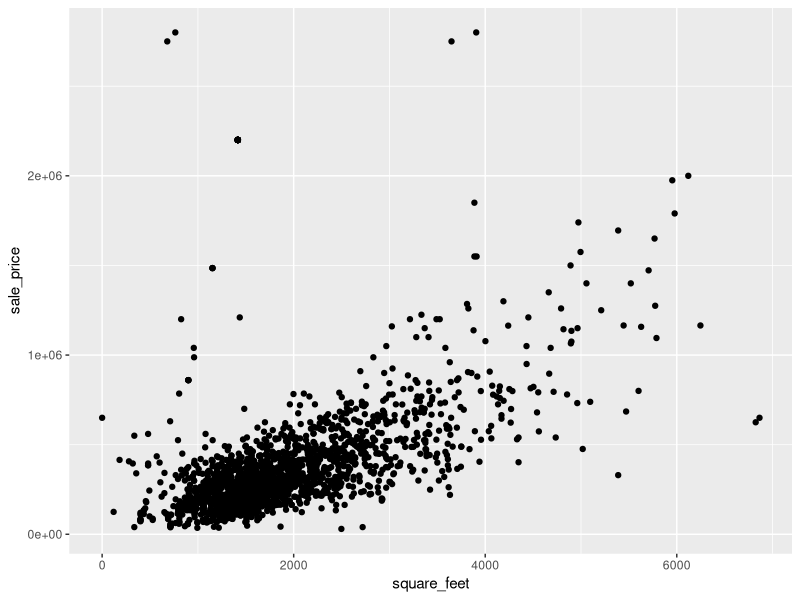
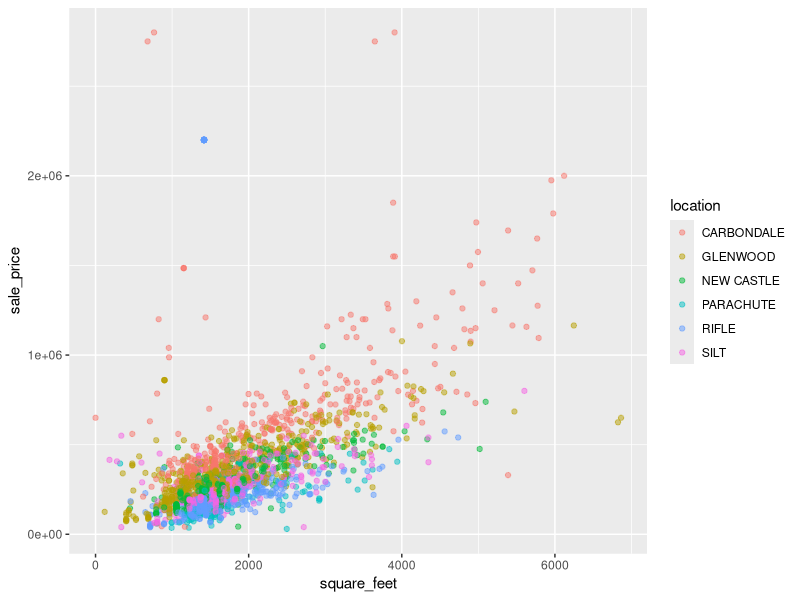
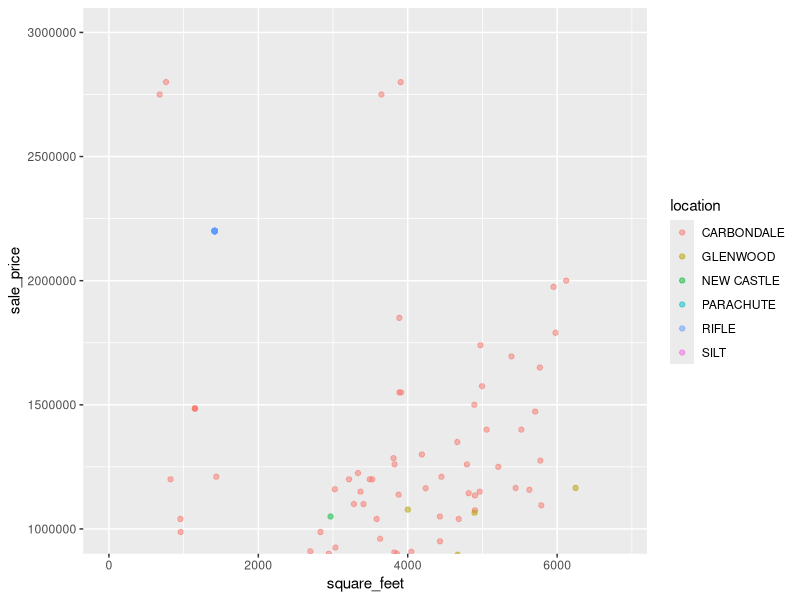
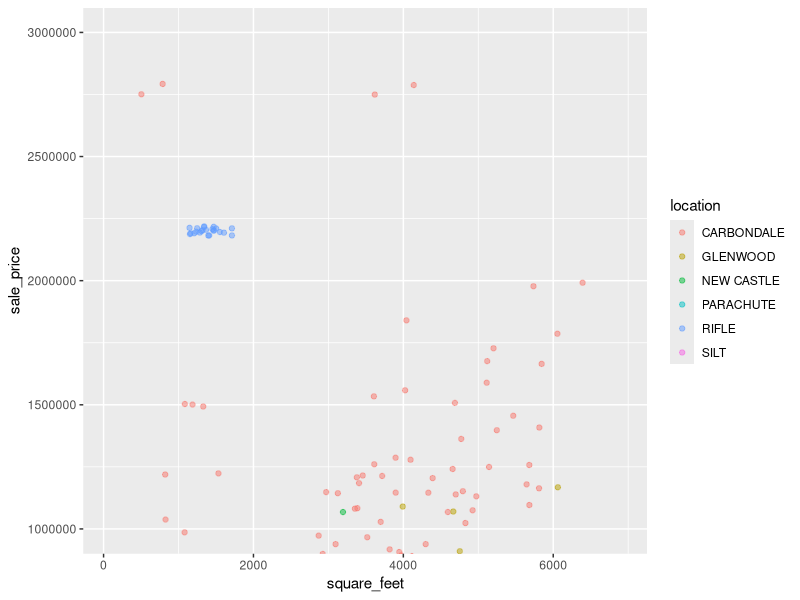
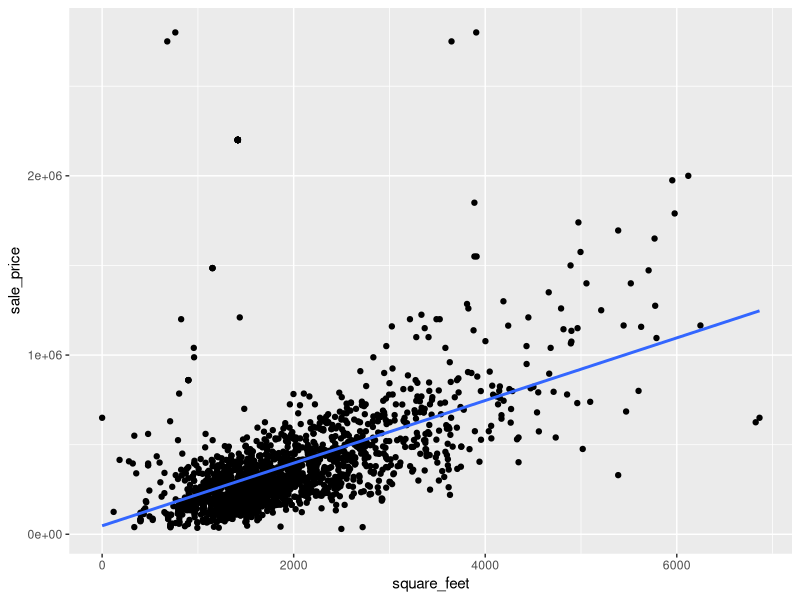
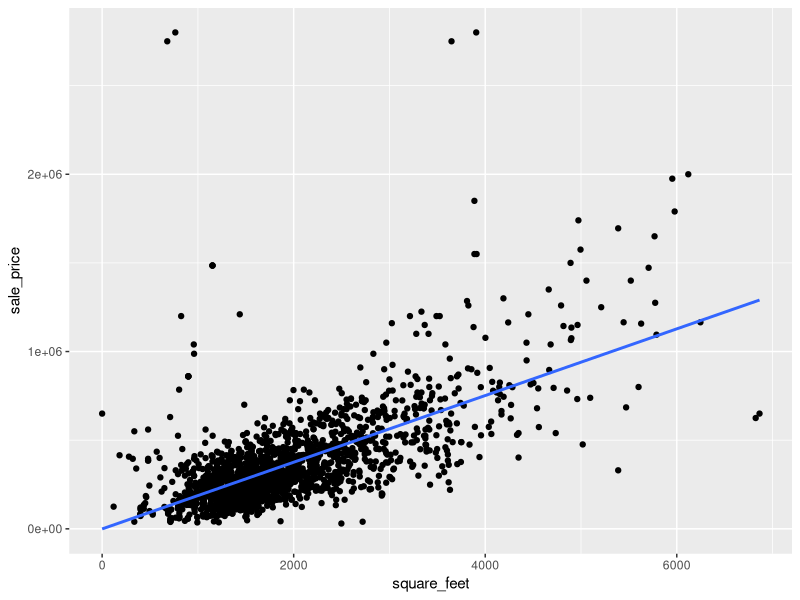
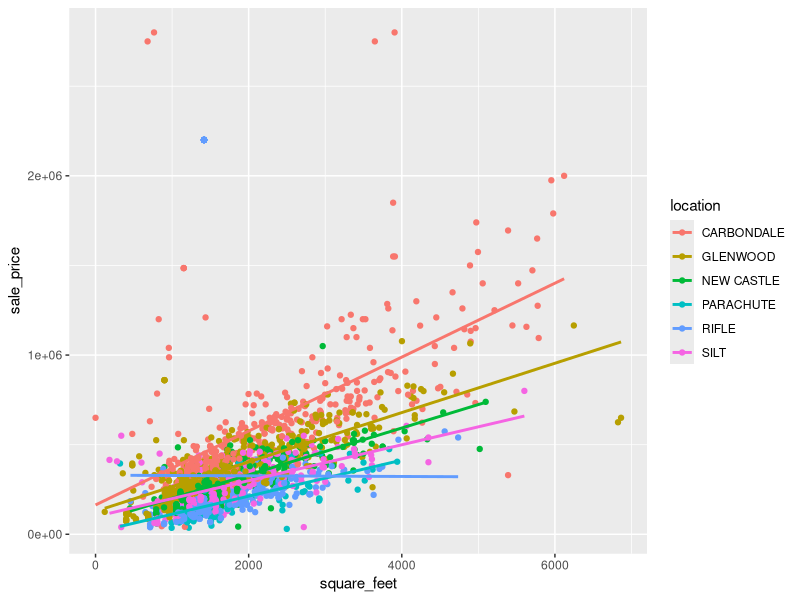
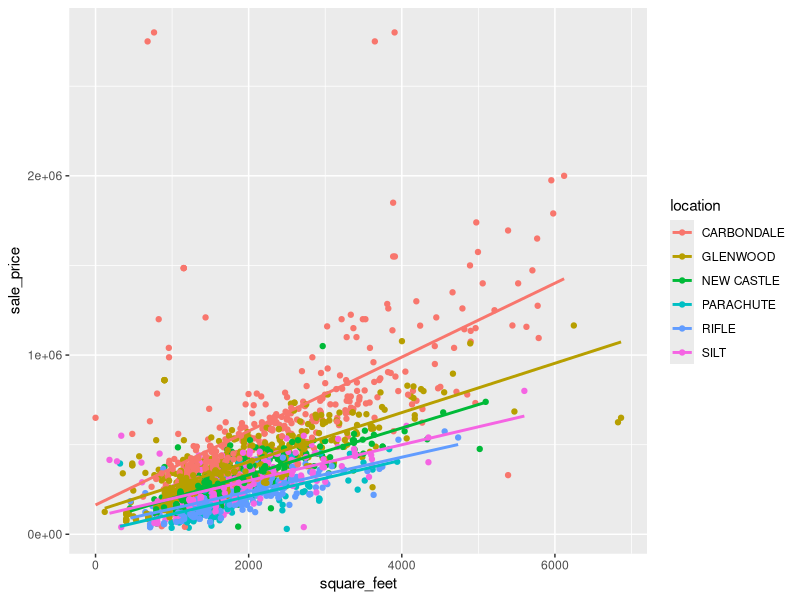

Here is the R script that generated these plots, in order:
## ---- chunk 1
knitr::opts_chunk$set(echo = TRUE, fig.width = 6, fig.height = 3.7)
## ---- chunk 2
# This chunk includes the data processing steps to wrangle and clean the data
library(tidyverse) # For reading-in, wrangling, visualizing the data, and for pipe operator
library(readxl) # Tidyverse package for reading in Excel files
library(magrittr) # For the '%<>%' pipe operator

# Read-in townhomes and condo sales data
townhomes <- read_xlsx("2017-comparable-sales-condos-townhomes.xlsx") 

# Read-in single family home sales data
single_family <- read_xlsx("2017-comparable-sales-single-family.xlsx") 

# Check column names and formats
glimpse(townhomes) 
glimpse(single_family)
# 'sale_price' column was coerced to numeric and special characters '$' and ',' removed

# Replace spaces in column names with underscores ('_') and make names lowercase
# the package 'magrittr' is used for the pipe operator, this is loaded with the 'tidyverse' library
colnames(townhomes) %<>% str_replace_all("\\s", "_") %<>% tolower() 
colnames(single_family) %<>% str_replace_all("\\s", "_") %<>% tolower()

# Rename column "actual_year_built" as "year_built" for consistency between datasets
townhomes <- townhomes %>% 
  rename(year_built = actual_year_built) 

# Add a "classifcation" column to the single_family dataset and set all values to "Single Family"
single_family <- single_family %>% 
  mutate(classification = "Single Family")

# bind_rows() throws an error b/c 'reception' column is numeric in townhomes dataset; convert to character
townhomes$reception <- as.character(townhomes$reception)

# Combine the datasets into one
home_sales <- bind_rows(single_family, townhomes)
glimpse(home_sales)
# No new columns were created during the 'bind_rows()' process, indicating all colums align
# Remove single_family and townhomes dataframes because they are no longer needed
rm(single_family, townhomes)

# unique(home_sales$classification) reveals a "Garage Only" type. Drop this.
home_sales <- home_sales %>% filter(classification != "Garage Only") 

# Rename the column "heated area" to "square_feet" for clarity, though technically not correct
home_sales <- home_sales %>% 
  rename(square_feet = heated_area)
## ---- chunk 3
glimpse(home_sales)
## ---- chunk 4
ggplot(data = home_sales, aes(x = square_feet, y = sale_price)) +
  geom_point()
## ---- chunk 5
ggplot(data = home_sales, aes(x = square_feet, y = sale_price, color = location)) +
  geom_point(alpha = 0.5)
## ---- chunk 6
ggplot(data = home_sales, aes(x = square_feet, y = sale_price, color = location)) +
  geom_point(alpha = 0.5) +
  coord_cartesian(ylim = c(1000000, 3000000))
## ---- chunk 7
ggplot(data = home_sales, aes(x = square_feet, y = sale_price, color = location)) +
  geom_jitter(alpha = 0.5, width = 300, height = 20000) +
  coord_cartesian(ylim = c(1000000, 3000000))
## ---- chunk 8
# High sale price observations
home_sales %>% arrange(desc(sale_price)) %>% select(c("sale_price", "location", "classification", "bedrooms", "square_feet")) %>% head(30)
## ---- chunk 9
# Remove erroneous high sale price observations
home_sales_fix <- home_sales %>% filter(location != "RIFLE" | classification != "Townhome" | sale_price != 2200000)
home_sales_fix %>% filter(location == "RIFLE" & classification == "Townhome") %>% arrange(desc(sale_price)) %>% head(10)
## ---- chunk 10
ggplot(data = home_sales, aes(x = square_feet, y = sale_price)) + 
  geom_point() + 
  geom_smooth(method = "lm", se = FALSE) # Method set to lm for the linear model
## ---- chunk 11
ggplot(data = home_sales_fix, aes(x = square_feet, y = sale_price)) + 
  geom_point() + 
  geom_smooth(method = "lm", se = FALSE) # Method set to lm for the linear model
## ---- chunk 12
ggplot(data = home_sales, aes(x = square_feet, y = sale_price, color = location)) + 
  geom_point() + 
  geom_smooth(method = "lm", se = FALSE) # Method set to lm for the linear model
## ---- chunk 13
ggplot(data = home_sales_fix, aes(x = square_feet, y = sale_price, color = location)) + 
  geom_point() + 
  geom_smooth(method = "lm", se = FALSE) # Method set to lm for the linear model
## ---- chunk 14
ggplot(home_sales, aes(square_feet, sale_price, color = location)) +
  geom_point(alpha = 0.5) +
  geom_smooth(method = "lm", se = FALSE) +
  facet_wrap(~ location)
## ---- chunk 15
ggplot(home_sales_fix, aes(square_feet, sale_price, color = location)) +
  geom_point(alpha = 0.5) +
  geom_smooth(method = "lm", se = FALSE) +
  facet_wrap(~ location)
## ---- chunk 16
ggplot(home_sales_fix, 
       aes(x = reorder(location, sale_price, fun = median), 
           y = sale_price, fill = location)) + 
  geom_boxplot() + theme(legend.position = "bottom") +
  labs(x = "Ordered by Median Sale Price", y = "Sale Price")
## ---- chunk 17
ggplot(home_sales, 
       aes(x = reorder(location, sale_price, fun = median), 
           y = sale_price, fill = location)) + 
  geom_boxplot() + theme(legend.position = "bottom") +
  labs(x = "Ordered by Median Sale Price", y = "Sale Price")
## ---- chunk 18
# Import seattle rain gauge dataset
seattle_rain <- read_csv("Observed_Monthly_Rain_Gauge_Accumulations_Oct_2002_to_May_2017.csv")
## ---- chunk 19
seattle_rain # Display Monthly Rain Gauge Accumulations for Seattle
## ---- chunk 20
library(tidyr) 
seattle_rain_tall <- seattle_rain %>% 
  gather(RG01:RG20_25, key = rain_gauge, value = precip_inches) 
seattle_rain_tall
## ---- chunk 21
library(tidyr) 
seattle_rain_tall <- seattle_rain %>% 
  gather(key = rain_gauge, value = precip_inches, -Date) # Same result as before!
seattle_rain_tall 
## ---- chunk 22
carbondale <- home_sales_fix %>% 
  filter(location == "CARBONDALE")
model <- lm(sale_price ~ square_feet, data = carbondale)
summary(model)
## ---- chunk 23
library(broom)
tidy(model)
## ---- chunk 24
carbondale <- home_sales_fix %>% 
  filter(location == "CARBONDALE")
model1 <- lm(sale_price ~ square_feet, data = carbondale)
glenwood <- home_sales_fix %>% 
  filter(location == "GLENWOOD")
model2 <- lm(sale_price ~ square_feet, data = glenwood)
bind_rows(tidy(model1), tidy(model2))
## ---- chunk 25
home_sales_fix_models <- home_sales_fix %>% 
  nest(-location)
home_sales_fix_models
## ---- chunk 26
home_sales_fix_models$data[[3]]
## ---- chunk 27
unnest(home_sales_fix_models)
## ---- chunk 28
library(purrr)
home_sales_fix_models <- home_sales_fix %>%
  nest(-location) %>% 
  mutate(models = map(data, ~lm(sale_price ~ square_feet, .))) 
  # data has been passed into lm through map function
  # dot "." is used for data in the lm call
home_sales_fix_models
## ---- chunk 29
home_sales_fix_models$models[[3]]
## ---- chunk 30
home_sales_fix_models <- home_sales_fix %>%
  nest(-location) %>% 
  mutate(models = map(data, ~lm(sale_price ~ square_feet, .))) %>% 
  mutate(tidied = map(models, tidy))
home_sales_fix_models
## ---- chunk 31
home_sales_fix_models$tidied[[3]]
## ---- chunk 32
location_coeffs <- home_sales_fix %>%
  nest(-location) %>% 
  mutate(models = map(data, ~lm(sale_price ~ square_feet, .))) %>% 
  mutate(tidied = map(models, tidy)) %>% 
  unnest(tidied)
location_coeffs
## ---- chunk 33
location_slopes <-  location_coeffs %>% 
  filter(term == "square_feet")%>% 
  arrange(estimate)
location_slopes
